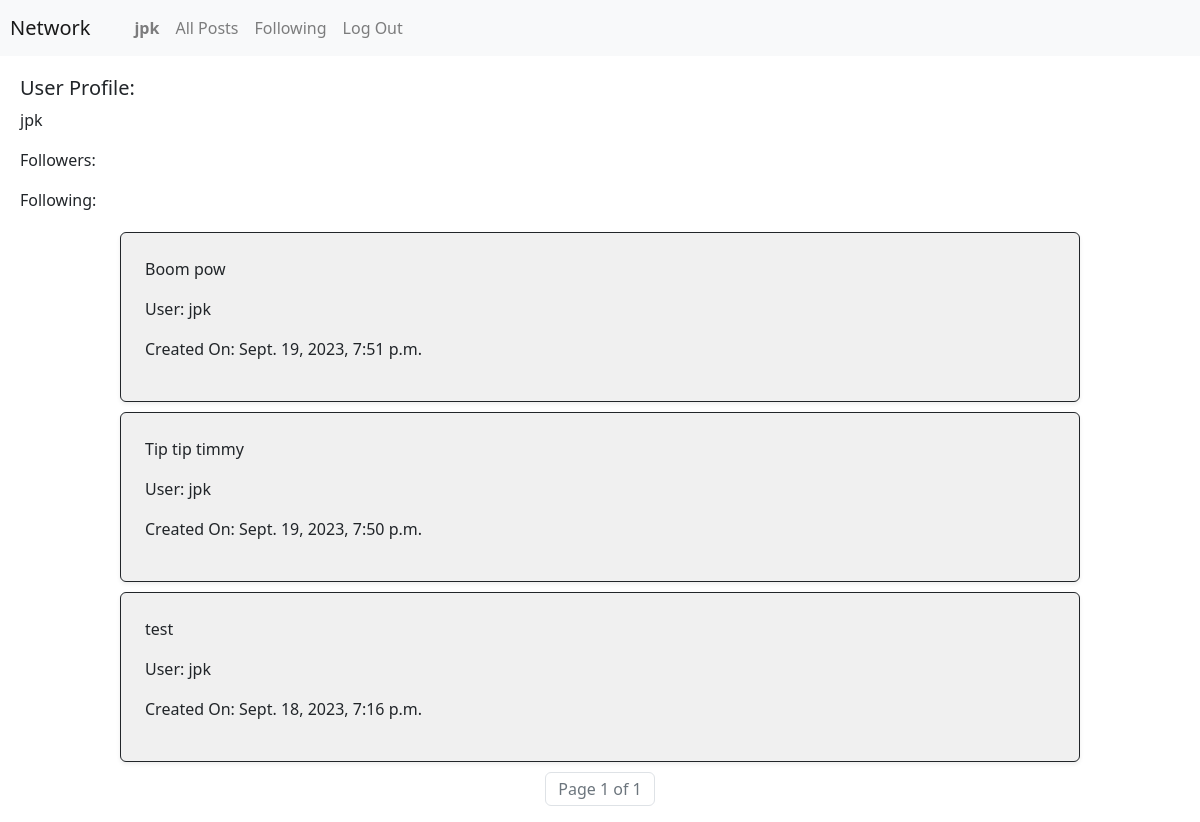
The app's page /1/user (signed in) with its own data.
### network/models.py (models this page shows, shortened)
class User(AbstractUser):
    pass

class Post(models.Model):
    user = models.ForeignKey(User, on_delete=models.CASCADE)
    text = models.TextField(verbose_name="Post Text")
    timeStamp = models.DateTimeField(auto_now_add=True)

### network/views.py (the view, shortened to what this page needs)
# urls.py: path("<int:user_id>/user", views.user, name="user"),
def user(request, user_id):
    user_info = User.objects.filter(id = user_id).first()
    userPost = Post.objects.filter(user = user_info).order_by('-timeStamp')
    already_follow = Follower.objects.filter(user=request.user, userfollow=user_id).exists()
    paginator = Paginator(userPost, 10)
    page_number = request.GET.get('page')
    page_obj = paginator.get_page(page_number)
    has_previous_page = page_obj.has_previous
    logInId = request.user.id
    print(logInId)
    if user_id == request.user.id:
        return render(request, "network/profile.html",{
            "page_obj": page_obj,
            "user_info": user_info,
            "has_previous_page": has_previous_page,
            "already_follow": already_follow
        })

### network/templates/network/profile.html (shortened to what this page needs)
{% extends "network/layout.html" %}
{% load static %}
{% block body %}
<div name="userProfileHead" style="margin: 20px;">
    <h5>User Profile:</h5>
    <p>{{ user_info.username }}</p>
    <p>Followers: </p>
    <p>Following: </p>
</div>
<div name="userPost">
    {% for post in page_obj %}
    <div id="postPage" class="border border-dark p-4 rounded shadow-sm" style="width: 80%; margin: 10px auto; background-color: #f0f0f0; padding: 10px;">
        <p>{{ post.text }}</p>
        <p>User: {{ post.user.username }}</p>
        <p>Created On: {{ post.timeStamp }}</p>
    </div>
    {% endfor %}
    <nav aria-label="Page navigation">
        <ul class="pagination justify-content-center">
            <li class="page-item disabled">
                <span class="page-link">Page {{ page_obj.number }} of {{ page_obj.paginator.num_pages }}</span>
            </li>
        </ul>
    </nav>
</div>
{% endblock %}

### network/templates/network/layout.html (shortened to what this page needs)
{% load static %}
<!DOCTYPE html>
<html lang="en">
    <head>
        <link rel="stylesheet" href="https://stackpath.bootstrapcdn.com/bootstrap/4.4.1/css/bootstrap.min.css">
        <link rel="stylesheet" href="https://cdn.jsdelivr.net/npm/bootstrap@5.3.0/dist/css/bootstrap.min.css">
        <link href="{% static 'network/styles.css' %}" rel="stylesheet">
    </head>
    <body>
        <nav class="navbar navbar-expand-lg navbar-light bg-light">
            <a class="navbar-brand" href="#" style="margin-left: 10px;">Network</a>
            <div style="margin-left: 20px;">
              <ul class="navbar-nav mr-auto">
                {% if user.is_authenticated %}
                    <li class="nav-item">
                        <a class="nav-link" href="{% url 'user' user.id %}"><strong>{{ user.username }}</strong></a>
                    </li>
                {% endif %}
                <li class="nav-item">
                  <a class="nav-link" href="{% url 'index' %}">All Posts</a>
                </li>
                {% if user.is_authenticated %}
                    <li class="nav-item">
                        <a class="nav-link" href="#">Following</a>
                    </li>
                    <li class="nav-item">
                        <a class="nav-link" href="{% url 'logout' %}">Log Out</a>
                    </li>
                {% endif %}
              </ul>
            </div>
          </nav>
        <div class="body">
            {% block body %}{% endblock %}
        </div>
    </body>
</html>

### records on screen
User: username "jpk"
Post: text "Boom pow", user.username "jpk", timeStamp "Sept. 19, 2023, 7:51 p.m."
Post: text "Tip tip timmy", user.username "jpk", timeStamp "Sept. 19, 2023, 7:50 p.m."
Post: text "test", user.username "jpk", timeStamp "Sept. 18, 2023, 7:16 p.m."

### other values on screen
{{ page_obj.number }} "1"
{{ page_obj.paginator.num_pages }} "1"
